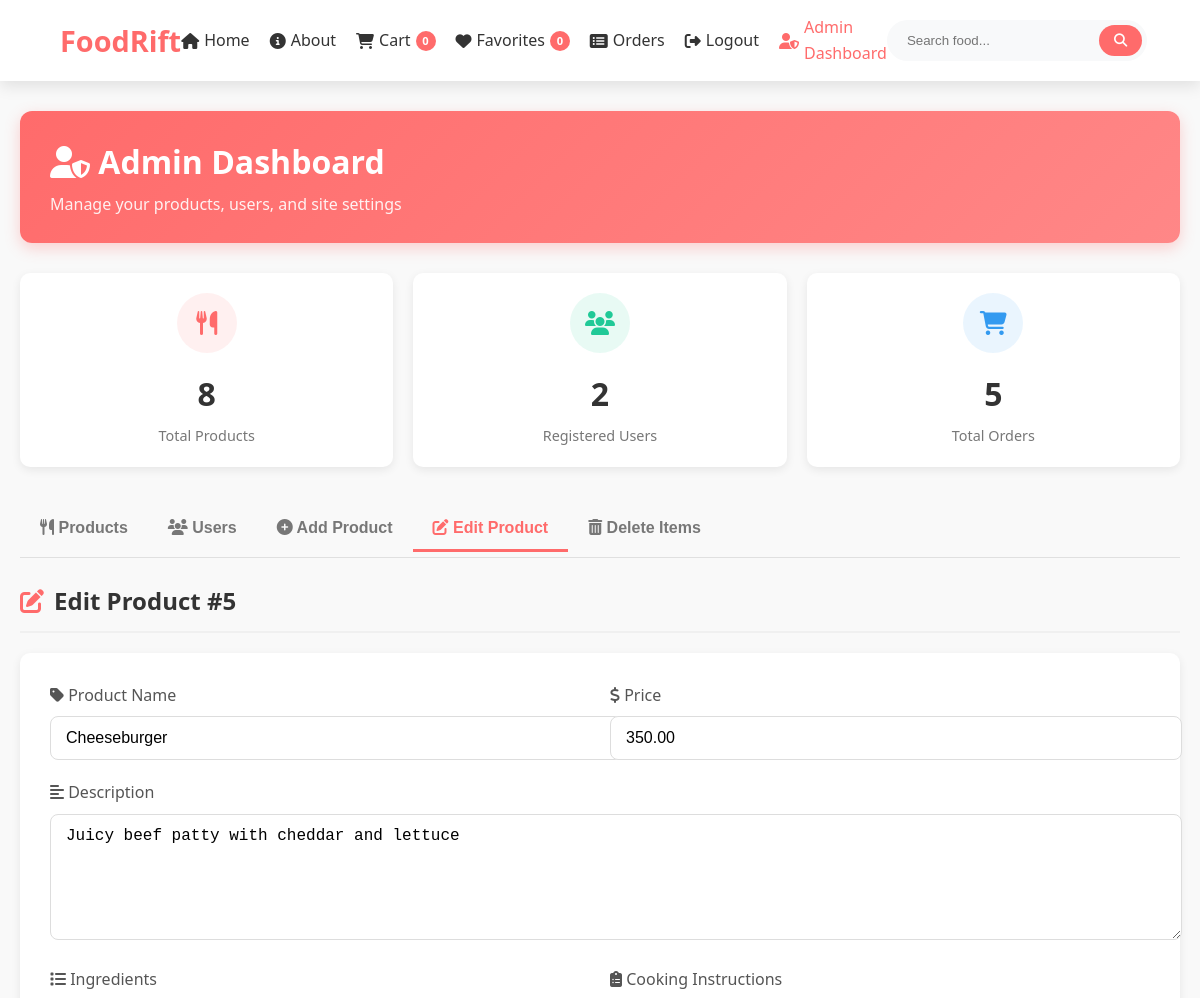
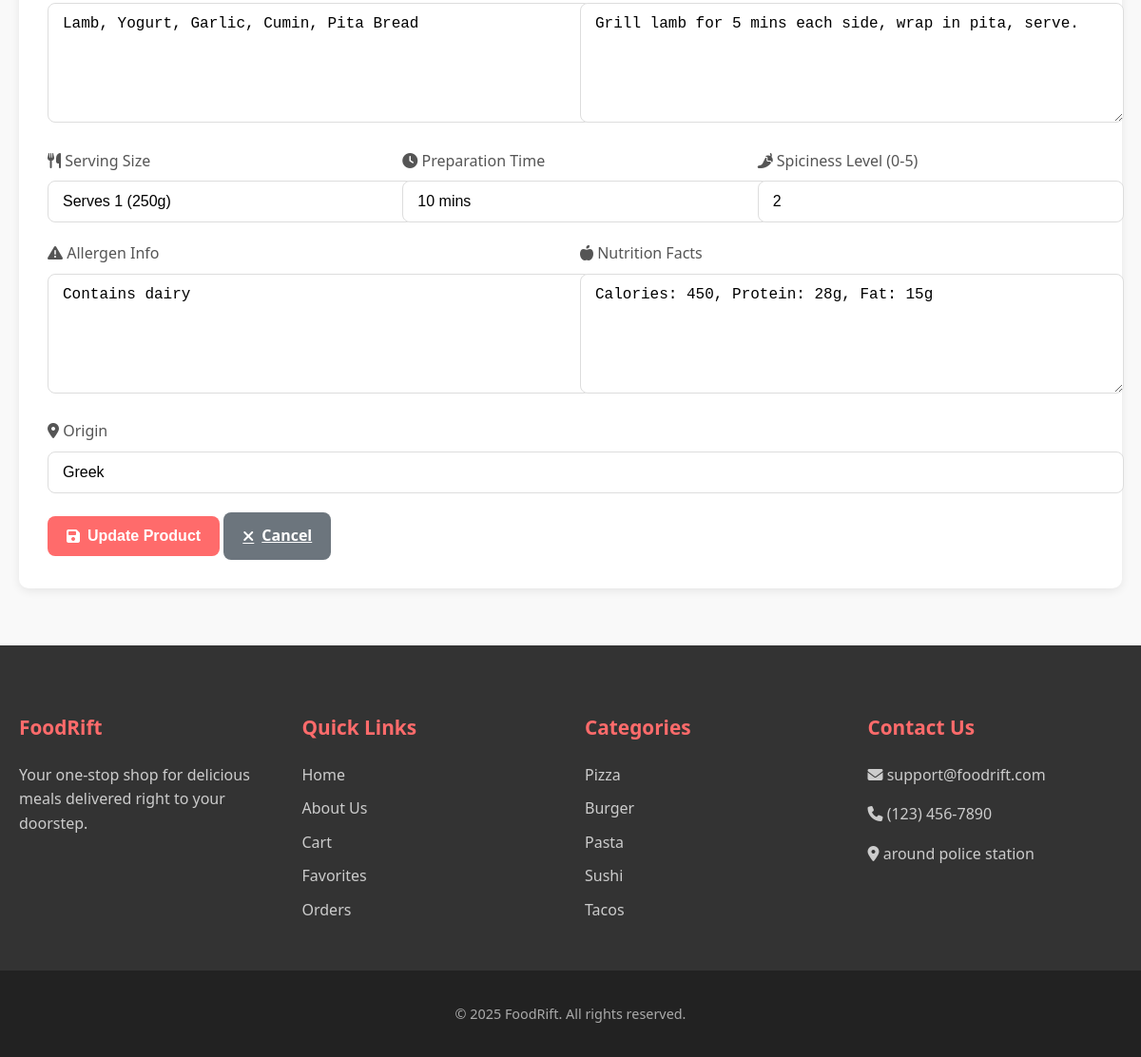
Screenshot of /admin.php?edit_product=5 (signed in) with the database file from the repository (2 pictures, top to bottom).
### tables this page shows
CREATE TABLE `products` (
  `id` int(11) NOT NULL,
  `name` varchar(100) NOT NULL,
  `price` decimal(10,2) NOT NULL,
  `description` text DEFAULT NULL,
  `image` varchar(255) DEFAULT NULL,
  `category` text DEFAULT NULL,
  `ingredients` text DEFAULT NULL,
  `serving_size` varchar(50) DEFAULT NULL,
  `preparation_time` varchar(20) DEFAULT NULL,
  `cooking_instructions` text DEFAULT NULL,
  `spiciness_level` int(11) DEFAULT NULL,
  `allergen_info` text DEFAULT NULL,
  `nutrition_facts` text DEFAULT NULL,
  `origin` varchar(100) DEFAULT NULL
);

### admin.php (the view, shortened to what this page needs)
<?php
require_once 'config.php';
$products = $conn->query("SELECT id, name, price FROM products")->fetchAll(PDO::FETCH_ASSOC);
$users = $conn->query("SELECT id, email, role FROM users")->fetchAll(PDO::FETCH_ASSOC);
$edit_product = null;
if (isset($_GET['edit_product'])) {
    $stmt = $conn->prepare("SELECT * FROM products WHERE id = :id");
    $stmt->bindParam(':id', $_GET['edit_product'], PDO::PARAM_INT);
    $stmt->execute();
    $edit_product = $stmt->fetch(PDO::FETCH_ASSOC);
}
include 'header.php';
?>
<link rel="stylesheet" href="css/admin.css">
<main>
    <div class="admin-container">
        <div class="admin-header">
            <div>
                <h2><i class="fas fa-user-shield"></i> Admin Dashboard</h2>
                <p>Manage your products, users, and site settings</p>
            </div>
        </div>
        <div class="admin-stats">
            <div class="stat-card">
                <div class="stat-icon">
                    <i class="fas fa-utensils"></i>
                </div>
                <div class="stat-number"><?php echo count($products); ?></div>
                <div class="stat-label">Total Products</div>
            </div>
            <div class="stat-card">
                <div class="stat-icon">
                    <i class="fas fa-users"></i>
                </div>
                <div class="stat-number"><?php echo count($users); ?></div>
                <div class="stat-label">Registered Users</div>
            </div>
            <div class="stat-card">
                <div class="stat-icon">
                    <i class="fas fa-shopping-cart"></i>
                </div>
                <div class="stat-number">
                    <?php
                    $order_count = $conn->query("SELECT COUNT(*) FROM orders")->fetchColumn();
                    echo $order_count;
                    ?>
                </div>
                <div class="stat-label">Total Orders</div>
            </div>
        </div>
        <div class="admin-tabs">
            <div class="tabs-nav">
                <button class="tab-btn active" data-tab="products"><i class="fas fa-utensils"></i> Products</button>
                <button class="tab-btn" data-tab="users"><i class="fas fa-users"></i> Users</button>
                <button class="tab-btn" data-tab="add-product"><i class="fas fa-plus-circle"></i> Add Product</button>
                <?php if ($edit_product): ?>
                    <button class="tab-btn" data-tab="edit-product"><i class="fas fa-edit"></i> Edit Product</button>
                <?php endif; ?>
                <button class="tab-btn" data-tab="delete"><i class="fas fa-trash-alt"></i> Delete Items</button>
            </div>
            <?php if ($edit_product): ?>
                <div class="tab-content" id="edit-product-tab">
                    <h3 class="section-title"><i class="fas fa-edit"></i> Edit Product #<?php echo $edit_product['id']; ?></h3>
                    <form method="post" class="admin-form">
                        <div class="form-row">
                            <div class="form-group">
                                <label for="update_name"><i class="fas fa-tag"></i> Product Name</label>
                                <input type="text" id="update_name" name="name" value="<?php echo htmlspecialchars($edit_product['name']); ?>" required>
                            </div>
                            <div class="form-group">
                                <label for="update_price"><i class="fas fa-dollar-sign"></i> Price</label>
                                <input type="number" id="update_price" name="price" step="0.01" value="<?php echo $edit_product['price']; ?>" required>
                            </div>
                        </div>
                        <div class="form-group">
                            <label for="update_description"><i class="fas fa-align-left"></i> Description</label>
                            <textarea id="update_description" name="description" required><?php echo htmlspecialchars($edit_product['description']); ?></textarea>
                        </div>
                        <div class="form-row">
                            <div class="form-group">
                                <label for="update_ingredients"><i class="fas fa-list"></i> Ingredients</label>
                                <textarea id="update_ingredients" name="ingredients" placeholder="Comma separated list of ingredients"><?php echo htmlspecialchars($edit_product['ingredients']); ?></textarea>
                            </div>
                            <div class="form-group">
                                <label for="update_cooking_instructions"><i class="fas fa-clipboard-list"></i> Cooking Instructions</label>
                                <textarea id="update_cooking_instructions" name="cooking_instructions" placeholder="Step by step instructions"><?php echo htmlspecialchars($edit_product['cooking_instructions']); ?></textarea>
                            </div>
                        </div>
                        <div class="form-row">
                            <div class="form-group">
                                <label for="update_serving_size"><i class="fas fa-utensils"></i> Serving Size</label>
                                <input type="text" id="update_serving_size" name="serving_size" placeholder="e.g., 2 people" value="<?php echo htmlspecialchars($edit_product['serving_size']); ?>">
                            </div>
                            <div class="form-group">
                                <label for="update_preparation_time"><i class="fas fa-clock"></i> Preparation Time</label>
                                <input type="text" id="update_preparation_time" name="preparation_time" placeholder="e.g., 30 minutes" value="<?php echo htmlspecialchars($edit_product['preparation_time']); ?>">
                            </div>
                            <div class="form-group">
                                <label for="update_spiciness_level"><i class="fas fa-pepper-hot"></i> Spiciness Level (0-5)</label>
                                <input type="number" id="update_spiciness_level" name="spiciness_level" min="0" max="5" value="<?php echo $edit_product['spiciness_level']; ?>">
                            </div>
                        </div>
                        <div class="form-row">
                            <div class="form-group">
                                <label for="update_allergen_info"><i class="fas fa-exclamation-triangle"></i> Allergen Info</label>
                                <textarea id="update_allergen_info" name="allergen_info" placeholder="List potential allergens"><?php echo htmlspecialchars($edit_product['allergen_info']); ?></textarea>
                            </div>
                            <div class="form-group">
                                <label for="update_nutrition_facts"><i class="fas fa-apple-alt"></i> Nutrition Facts</label>
                                <textarea id="update_nutrition_facts" name="nutrition_facts" placeholder="Nutritional information"><?php echo htmlspecialchars($edit_product['nutrition_facts']); ?></textarea>
                            </div>
                        </div>
                        <div class="form-group">
                            <label for="update_origin"><i class="fas fa-map-marker-alt"></i> Origin</label>
                            <input type="text" id="update_origin" name="origin" placeholder="e.g., Italian, Mexican, etc." value="<?php echo htmlspecialchars($edit_product['origin']); ?>">
                        </div>
                        <div class="form-actions">
                            <button type="submit" class="admin-btn">
                                <i class="fas fa-save"></i> Update Product
                            </button>
                            <a href="admin.php" class="admin-btn secondary">
                                <i class="fas fa-times"></i> Cancel
                            </a>
                        </div>
                    </form>
                </div>
            <?php endif; ?>
        </div>
    </div>
</main>
<?php include 'footer.php'; ?>

### css/header.css (style rules this page uses)
:root { --primary-color: #ff6b6b; --secondary-color: #ff8787; --accent-color: #ff5252; --text-color: #333; --light-gray: #f8f9fa; --medium-gray: #e9ecef; --dark-gray: #6c757d; --white: #ffffff; --shadow: 0 5px 15px rgba(0, 0, 0, 0.1); --border-radius: 10px; }
body { font-family: "Segoe UI", Tahoma, Geneva, Verdana, sans-serif; line-height: 1.6; color: var(--text-color); background-color: #f9f9f9; margin: 0; padding: 0; }

### css/admin.css (style rules this page uses)
.admin-container { max-width: 1200px; margin: 30px auto; padding: 0 20px; }
.admin-header { display: flex; justify-content: space-between; align-items: center; margin-bottom: 30px; background: linear-gradient(135deg, #ff6b6b, #ff8787); padding: 25px 30px; border-radius: 12px; color: white; box-shadow: 0 5px 15px rgba(255, 107, 107, 0.3); }
.admin-header h2 { margin: 0; font-size: 2rem; font-weight: 700; }
.admin-header p { margin: 5px 0 0; opacity: 0.9; }
.admin-stats { display: grid; grid-template-columns: repeat(auto-fit, minmax(200px, 1fr)); gap: 20px; margin-bottom: 40px; }
.stat-card { background: white; border-radius: 10px; padding: 20px; box-shadow: 0 3px 10px rgba(0, 0, 0, 0.08); text-align: center; transition: transform 0.3s, box-shadow 0.3s; }
.stat-icon { width: 60px; height: 60px; background: #f8f9fa; border-radius: 50%; display: flex; align-items: center; justify-content: center; margin: 0 auto 15px; font-size: 1.5rem; }
.stat-card:nth-child(1) .stat-icon { color: #ff6b6b; background: rgba(255, 107, 107, 0.1); }
.stat-card:nth-child(2) .stat-icon { color: #20c997; background: rgba(32, 201, 151, 0.1); }
.stat-card:nth-child(3) .stat-icon { color: #339af0; background: rgba(51, 154, 240, 0.1); }
.stat-number { font-size: 2rem; font-weight: 700; margin-bottom: 5px; color: #333; }
.stat-label { color: #777; font-size: 0.9rem; }
.admin-tabs { margin-bottom: 40px; }
.tabs-nav { display: flex; border-bottom: 1px solid #e0e0e0; margin-bottom: 20px; overflow-x: auto; padding-bottom: 5px; }
.tab-btn { padding: 12px 20px; background: none; border: none; border-bottom: 3px solid transparent; font-size: 1rem; font-weight: 600; color: #777; cursor: pointer; transition: all 0.3s; white-space: nowrap; }
.tab-btn.active { color: #ff6b6b; border-bottom-color: #ff6b6b; }
.tab-content { display: none; animation: fadeIn 0.5s ease; }
.tab-content.active { display: block; }
.section-title { font-size: 1.5rem; color: #333; margin-bottom: 20px; padding-bottom: 10px; border-bottom: 2px solid #f0f0f0; display: flex; align-items: center; gap: 10px; }
.section-title i { color: #ff6b6b; }
.admin-form { background: white; padding: 30px; border-radius: 10px; box-shadow: 0 3px 10px rgba(0, 0, 0, 0.08); margin-bottom: 40px; }
.form-group { margin-bottom: 20px; }
.form-group label { display: block; margin-bottom: 8px; font-weight: 500; color: #555; }
.form-group input, .form-group textarea, .form-group select { width: 100%; padding: 12px 15px; border: 1px solid #ddd; border-radius: 8px; font-size: 1rem; transition: border-color 0.3s, box-shadow 0.3s; }
.form-group textarea { min-height: 100px; resize: vertical; }
.form-row { display: grid; grid-template-columns: repeat(auto-fit, minmax(250px, 1fr)); gap: 20px; }
.admin-btn { background: #ff6b6b; color: white; border: none; padding: 12px 20px; border-radius: 8px; font-size: 1rem; font-weight: 600; cursor: pointer; transition: background 0.3s, transform 0.2s; display: inline-flex; align-items: center; gap: 8px; }
.admin-btn.secondary { background: #6c757d; }

### rows the page displays
products: id "5", name "Cheeseburger", price "350.00", description "Juicy beef patty with cheddar and lettuce", ingredients "Lamb, Yogurt, Garlic, Cumin, Pita Bread", cooking_instructions "Grill lamb for 5 mins each side, wrap in pita, serve.", serving_size "Serves 1 (250g)", preparation_time "10 mins", spiciness_level "2", allergen_info "Contains dairy", nutrition_facts "Calories: 450, Protein: 28g, Fat: 15g", origin "Greek"

### other values shown
$cart_count "0"
$favorite_count "0"
count($products) "8"
count($users) "2"
$order_count "5"
$category "Pizza"
$category "Burger"
$category "Pasta"
$category "Sushi"
$category "Tacos"
